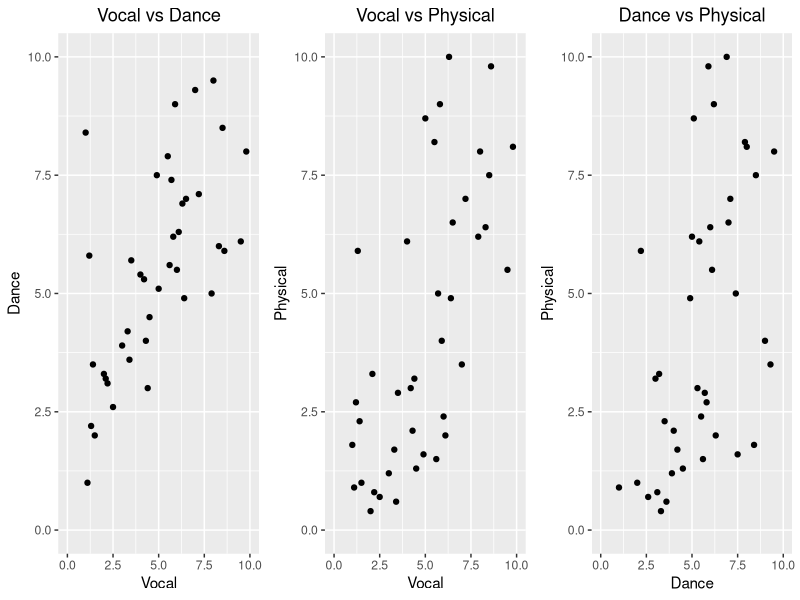
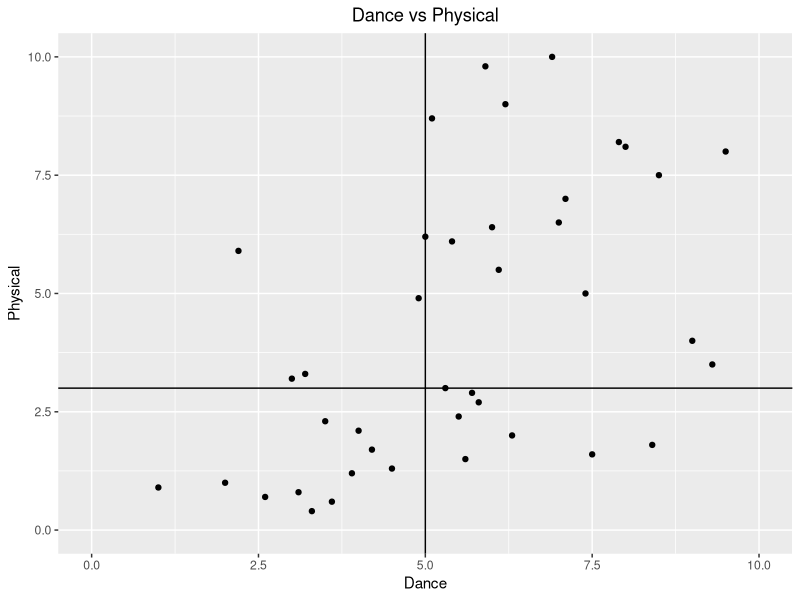
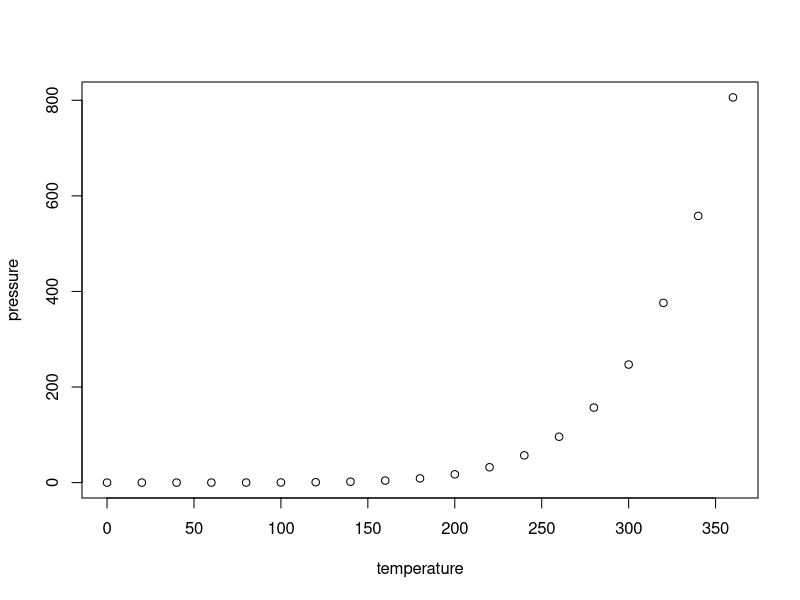

These figures' R source, in order:
## ---- chunk 1
# %\let\cite\citep
# % from \citep to \cite to cite in author style, e.g. [Mule, 2008]

# % \bibliographystyle{plainnat}
# %\citep: citation in parentheses, e.g. [Mule, 2008]
# %\citet: citation as author, e.g. Mule [2008]
# %\cite: citation as author, \citet by default 
## ---- chunk 2
knitr::opts_chunk$set(echo = TRUE, warning = FALSE, message = FALSE)

def.chunk.hook <- knitr::knit_hooks$get("chunk")
knitr::knit_hooks$set(chunk = function(x, options) {
  x <- def.chunk.hook(x, options)
  ifelse(options$size != "normalsize", paste0("\n \\", options$size,"\n\n", x, "\n\n \\normalsize"), x)
})

knitr::opts_chunk$set(fig.width=6, fig.align = 'center', fig.pos = "H", out.extra = "")
## ---- chunk 3
# Prevent tibble columns from truncating
options(dplyr.width = Inf)
## ---- chunk 4
library(readxl)
idol_school = read_excel("UNFINISHED_Idol_School_Dataset.xlsx",
                         sheet="Idol_School_Dataset")

# Date of birth (DOB) should be date only, not a full timestamp.
idol_school$DOB = as.Date(idol_school$DOB)

columns_to_show = c("Name_Chn", "Name_Eng", "DOB", 
                    "Vocal", "Dance", "Physical", "Overall")

idol_school[1:10, columns_to_show]
## ---- chunk 5
# idol_school[1:20, columns_to_show]
# idol_school[21:30, columns_to_show]
# idol_school[31:41, columns_to_show]
## ---- chunk 6
# We MUST remove the 41st contestant's scores (all zeros).
idol_school = idol_school[1:40,]
## ---- chunk 7
# Hided the sorted scores

vocal_sorted = sort(idol_school$Vocal, decreasing = TRUE)
dance_sorted = sort(idol_school$Dance, decreasing = TRUE)
physical_sorted = sort(idol_school$Physical, decreasing = TRUE)

combined_all_three = cbind(vocal_sorted, dance_sorted, physical_sorted)
sorted_scores_df = as.data.frame(combined_all_three)

# sorted_scores_df[1:10,] # top-10-sorted-scores
# sorted_scores_df[31:40,] # bottom-10-sorted-scores
## ---- chunk 8
# Combine all three summary tables
vocal_summary = summary(idol_school$Vocal)
dance_summary = summary(idol_school$Dance)
physical_summary = summary(idol_school$Physical)

score_summary = rbind(vocal_summary, dance_summary, physical_summary)
row.names(score_summary) = c("Vocal","Dance","Physical")
print(score_summary)
## ---- chunk 9
# https://www.sthda.com/english/wiki/ggplot2-box-plot-quick-start-guide-r-software-and-data-visualization
# To-Do:
# [done] 1. Change the group order!!!
# [done] 2. Add ggtitle for plot title
# [done] 3. Add Figure caption and reference it in the narrative.
# https://r-charts.com/distribution/box-plot-group-ggplot2/
# 4. Make the font size of axis labels larger and easier to read.
## ---- chunk 10
vocal_vs_dance = round(cor(idol_school$Vocal, idol_school$Dance), 3)
dance_vs_physical = round(cor(idol_school$Dance, idol_school$Physical), 3)
vocal_vs_physical = round(cor(idol_school$Vocal, idol_school$Physical), 3)

# Use the cat function to output multiple lines at a time
cat(paste0("Correlation of vocal and dance:    ", vocal_vs_dance, "\n",
           "Correlation of dance and physical: ", dance_vs_physical, "\n",
           "Correlation of vocal and physical: ", vocal_vs_physical))
## ---- chunk 11
round(cor(idol_school[,c("Vocal","Dance","Physical")]), 3)
## ---- chunk 12

library(ggplot2)
library(gridExtra)

scale_req <- function(plot_obj) {
  plot_obj + 
  scale_x_continuous(breaks=c(0, 2.5, 5, 7.5, 10), limits=c(0, 10)) +
  scale_y_continuous(breaks=c(0, 2.5, 5, 7.5, 10), limits=c(0, 10)) +
  theme(plot.title = element_text(hjust = 0.5))
}

scatter1 <- ggplot(data = idol_school, aes(x=Vocal, y=Dance)) + 
  geom_point() + ggtitle("Vocal vs Dance")
scatter1 <- scale_req(scatter1)

scatter2 <- ggplot(data = idol_school, aes(x=Vocal, y=Physical)) +
  geom_point() + ggtitle("Vocal vs Physical") 
scatter2 <- scale_req(scatter2)

scatter3 <- ggplot(data = idol_school, aes(x=Dance, y=Physical)) + 
  geom_point() + ggtitle("Dance vs Physical")
scatter3 <- scale_req(scatter3)

grid.arrange(scatter1, scatter2, scatter3, ncol=3)
## ---- chunk 13
# To-Do:
# [done] 1. Set the x-ticks and y-ticks to c(0, 2.5, 5, 7.5, 10)
# 2. Change the colors and/or shapes of the points (optional)
# [done] 3. Write an appropriate figure caption

# library(ggplot2)
# library(gridExtra)

#scatter1 <- ggplot(data = idol_school, aes(x=Vocal, y=Dance)) + 
#  geom_point() + ggtitle("Vocal vs Dance") +
#  scale_x_continuous(breaks=c(0, 2.5, 5, 7.5, 10), limits=c(0, 10)) +
#  scale_y_continuous(breaks=c(0, 2.5, 5, 7.5, 10), limits=c(0, 10)) +
#  theme(plot.title = element_text(hjust = 0.5))

#scatter2 <- ggplot(data = idol_school, aes(x=Vocal, y=Physical)) +
#  geom_point() + ggtitle("Vocal vs Physical") +
#  scale_x_continuous(breaks=c(0, 2.5, 5, 7.5, 10), limits=c(0, 10)) +
#  scale_y_continuous(breaks=c(0, 2.5, 5, 7.5, 10), limits=c(0, 10)) +  
#  theme(plot.title = element_text(hjust = 0.5))

#scatter3 <- ggplot(data = idol_school, aes(x=Dance, y=Physical)) + 
#  geom_point() + ggtitle("Dance vs Physical") +
#  scale_x_continuous(breaks=c(0, 2.5, 5, 7.5, 10), limits=c(0, 10)) +
#  scale_y_continuous(breaks=c(0, 2.5, 5, 7.5, 10), limits=c(0, 10)) +  
#  theme(plot.title = element_text(hjust = 0.5))

# grid.arrange(scatter1, scatter2, scatter3, ncol=3)
## ---- chunk 14
# UNFINISHED HERE

cond_plot <- ggplot(data = idol_school, aes(x=Dance, y=Physical)) + 
  geom_point() + ggtitle("Dance vs Physical")

cond_plot <- scale_req(cond_plot) +
  geom_hline(yintercept = 3) + geom_vline(xintercept = 5)

cond_plot
## ---- chunk 15
# UNFINISHED HERE
dance_upper = idol_school[which(idol_school$Dance >= 5),]
dance_lower = idol_school[which(idol_school$Dance < 5),]

# Correlation coefficients
# cor(dance_upper$Dance, dance_upper$Physical)  # 0.06372215
# cor(dance_lower$Dance, dance_lower$Physical) # 0.1262473

# Standard deviation
# sd(dance_upper$Physical) # 2.773007
# sd(dance_lower$Physical) # 1.645861
## ---- chunk 16
# UNFINISHED HERE
physical_upper = idol_school[which(idol_school$Physical >= 3),]
physical_lower = idol_school[which(idol_school$Physical < 3),]

# Correlation coefficients
# cor(physical_upper$Dance, physical_upper$Physical)  # 0.2577632
# cor(physical_lower$Dance, physical_lower$Physical) # 0.5648321

# Standard deviation
# sd(physical_upper$Dance) # 2.000308
# sd(physical_lower$Dance) # 1.891095
## ---- chunk 17
# Hide the code and only show the table itself
# Use: echo=FALSE

episode = c("1st","2nd","3rd","4th","5th",
            "6th","7th","8th","9th","10th","11th")
participants = c(41,40,40,40,32,32,28,28,28,18,18)
fabricated   = c( 0,33, 0,39,26,27,27,27,26,17,17)

evidence_df = data.frame(episode, participants, fabricated)
names(evidence_df) = c("Episode", "Participants", "Fabricated Rankings")

# Add a new column "Notes" to write more comments
evidence_df$Notes = c(rep(" ",11)) # initialize each row to blank
evidence_df$Notes[1] = "No evidence of fabrication found."
evidence_df$Notes[3] = "No rankings published."
evidence_df$Notes[4] = "R1: Moved 3 people to survival."
evidence_df$Notes[6] = "R2: Moved 2 people to survival."
evidence_df$Notes[9] = "R3: Moved 2 people to survival."
evidence_df$Notes[11]= "R4: Moved 3 people to the debut."
names(evidence_df)[4] = "Special Comments or Notes"

# Add a Total row at the bottom of the data.frame
total_participants = sum(participants) # 345
total_fabricated = sum(fabricated) # 239
ratio_fabricated = round(total_fabricated/total_participants, 3) # 0.693
# 239/345 ~= 69.3%

final_row = c("Total", total_participants, total_fabricated,
              paste0("A total of ",ratio_fabricated*100,"% were fabricated."))

evidence_df = rbind(evidence_df, final_row)
evidence_df
## ---- chunk 18
library(readxl)
produce_48_data = read_excel("UNFINISHED_Idol_School_Dataset.xlsx",
                             sheet="Produce_48_Dataset")

# Date of birth (DOB) should be date only, not a full timestamp.
produce_48_data$DOB = as.Date(produce_48_data$DOB)

columns_to_show = c("Name_Chn", "Name_Eng", "DOB", 
                    "First_Eval", "Second_Eval", "Final_Rank")

produce_48_data[1:20, columns_to_show]
## ---- chunk 19
# UNFINISHED HERE
produce_48_data[81:96, columns_to_show]
## ---- chunk 20
table(produce_48_data$Country)
## ---- chunk 21
table(produce_48_data$First_Eval, dnn="First_Eval")
## ---- chunk 22
table(produce_48_data$Second_Eval, dnn="Second_Eval")
## ---- chunk 23
table(produce_48_data$First_Eval, produce_48_data$Country,
      dnn=c("First_Eval","Country"))
## ---- chunk 24
table(produce_48_data$Second_Eval, produce_48_data$Country,
      dnn=c("Second_Eval","Country"))
## ---- chunk 25
table(produce_48_data$First_Eval, produce_48_data$Second_Eval,
      dnn=c("First_Eval","Second_Eval"))
## ---- chunk 26
inds_A_to_A = which(produce_48_data$First_Eval=="A" & produce_48_data$Second_Eval=="A")
produce_48_data[inds_A_to_A, columns_to_show]
## ---- chunk 27
produce_48_korea = produce_48_data[which(produce_48_data$Country=="Korea"),]
table(produce_48_korea$First_Eval, produce_48_korea$Second_Eval,
      dnn=c("First_Eval","Second_Eval"))
## ---- chunk 28
produce_48_japan = produce_48_data[which(produce_48_data$Country=="Japan"),]
table(produce_48_japan$First_Eval, produce_48_japan$Second_Eval,
      dnn=c("First_Eval","Second_Eval"))
## ---- chunk 29
print("大家好，很高興能認識你們！")
## ---- chunk 30
print("みやわき さくら")
print("宮脇 咲良")
## ---- chunk 31
summary(cars)
## ---- chunk 32
plot(pressure)
